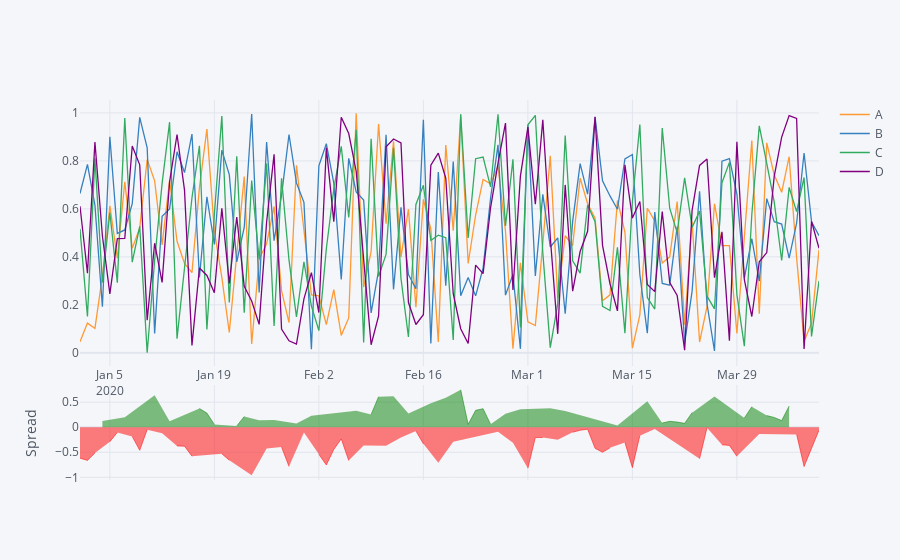

Notebook code for this chart:
### Markdown cell above
<hr>

## 5) Spread plot()

### Code cell
df1.iplot(kind='spread')
